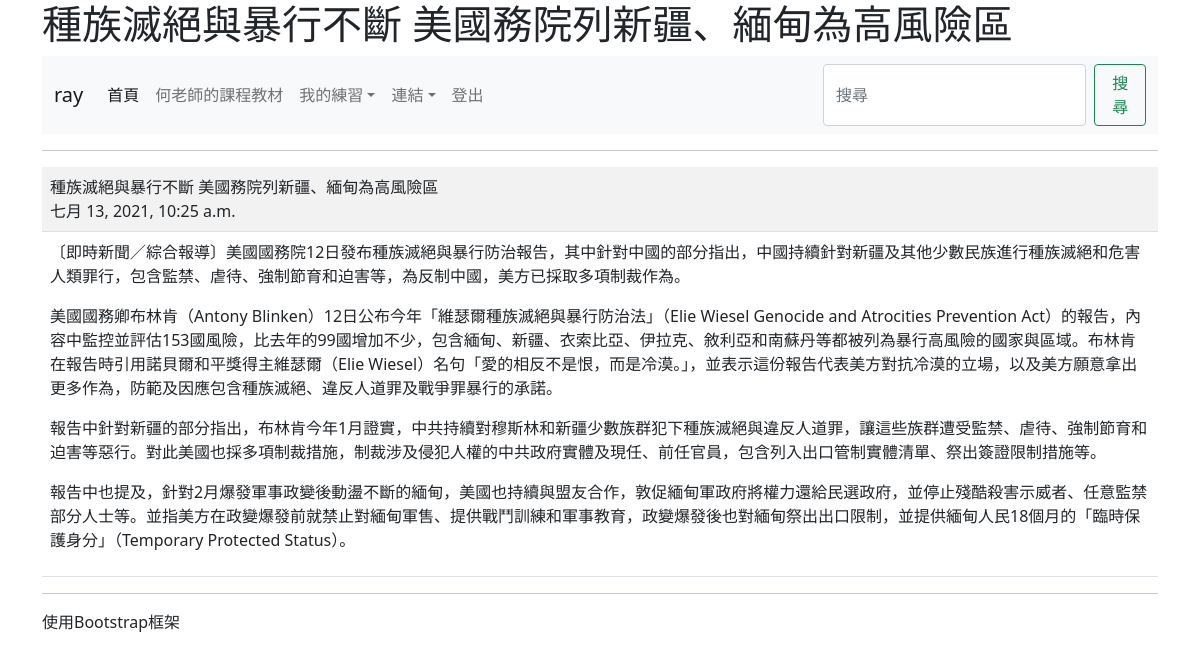
The page /show/4/ (signed in) on the database its author committed.
### mysite/models.py (models this page shows, shortened)
class Post(models.Model):
    title = models.CharField(max_length=200)
    content = models.TextField()
    pub_date = models.DateTimeField(default=timezone.now)
    class Meta:
        ordering = ('-pub_date',)

### mysite/views.py (the view)
# urls.py: path('show/<int:id>/',views.show),
@login_required(login_url="/admin/login/")
def show(request, id):
    try:
        post = Post.objects.get(id=id)
    except:
        return redirect("/news/")
    return render(request, "show.html", locals())

### templates/show.html (shortened to what this page needs)
{% extends "base.html" %}
{% block main %}
    <table class="table table-striped">
    <tr>
        <td>{{ post.title }}<br>{{ post.pub_date }}</td>
    </tr>
    <tr>
        <td>{{ post.content | linebreaks }}</td>
    </tr>
    </table>
{% endblock %}

### templates/menu.html (shortened to what this page needs)
<nav class="navbar navbar-expand-lg navbar-light bg-light">
  <div class="container-fluid">
    <a class="navbar-brand" href="#">
      {% if request.user.is_authenticated %}
        {{ request.user.first_name }}
      {% else %}
        未登入的訪客
      {% endif %}
    </a>
    <div class="collapse navbar-collapse" id="navbarSupportedContent">
      <ul class="navbar-nav me-auto mb-2 mb-lg-0">
        <li class="nav-item">
          <a class="nav-link active" aria-current="page" href="/">首頁</a>
        </li>
        <li class="nav-item">
          <a class="nav-link" href="https://104.es">何老師的課程教材</a>
        </li>
        <li class="nav-item dropdown">
          <a class="nav-link dropdown-toggle" href="#" id="navbarDropdown" role="button"
            data-bs-toggle="dropdown" aria-expanded="false">我的練習</a>
        </li>
        <li class="nav-item dropdown">
          <a class="nav-link dropdown-toggle" href="#" id="navbarDropdown" role="button"
            data-bs-toggle="dropdown" aria-expanded="false">連結</a>
        </li>
        {% if request.user.is_authenticated %}
        <li class="nav-item">
          <a class="nav-link" href="/logout/" tabindex="-1" >登出</a>
        </li>
        {% else %}
        <li class="nav-item">
          <a class="nav-link" href="/admin/login/?next=/" tabindex="-1" >登入</a>
        </li>
        {% endif %}
      </ul>
      <form class="d-flex">
        <input class="form-control me-2" type="搜尋" placeholder="搜尋" aria-label="搜尋">
        <button class="btn btn-outline-success" type="submit">搜尋</button>
      </form>
    </div>
  </div>
</nav>

### rows shown on the page
Post: title "種族滅絕與暴行不斷 美國務院列新疆、緬甸為高風險區", pub_date "七月 13, 2021, 10:25 a.m.", content "〔即時新聞／綜合報導〕美國國務院12日發布種族滅絕與暴行防治報告，其中針對中國的部分指出，中國持續針對新疆及其他少數民族進行種族滅絕和危害人類罪行，包含監禁、虐待、強制節育和迫害等，為反制中國，美方已採取多項制裁作為。 美國國務卿布林肯（Antony Blinken）12日公布今年「維瑟爾種族滅絕與暴行防治法」（Elie Wiesel Genocide and Atrocities Prevention Act）的報告，內容中監控並評估153國風險，比去年的99國增加不少，包含緬甸、新疆、衣索比亞、伊拉克、敘利亞和南蘇丹等都被列為暴行高風險的國家與區域。布林肯在報告時引用諾貝爾和平獎得主維瑟爾（Elie Wiesel）名句「愛的相反不是恨，而是冷漠。」，並表示這份報告代表美方對抗冷漠的立場，以及美方願意拿出更多作為，防範及因應包含種族滅絕、違反人道罪及戰爭罪暴行的承諾。 報告中針對新疆的部分指出，布林肯今年1月證實，中共持續對穆斯林和新疆少數族群犯下種族滅絕與違反人道罪，讓這些族群遭受監禁、虐待、強制節育和迫害等惡行。對此美國也採多項制裁措施，制裁涉及侵犯人權的中共政府實體及現任、前任官員，包含列入出口管制實體清單、祭出簽證限制措施等。 報告中也提及，針對2月爆發軍事政變後動盪不斷的緬甸，美國也持續與盟友合作，敦促緬甸軍政府將權力還給民選政府，並停止殘酷殺害示威者、任意監禁部分人士等。並指美方在政變爆發前就禁止對緬甸軍售、提供戰鬥訓練和軍事教育，政變爆發後也對緬甸祭出出口限制，並提供緬甸人民18個月的「臨時保護身分」（Temporary Protected Status）。"

### other values the page prints
{{ request.user.first_name }} "ray"
